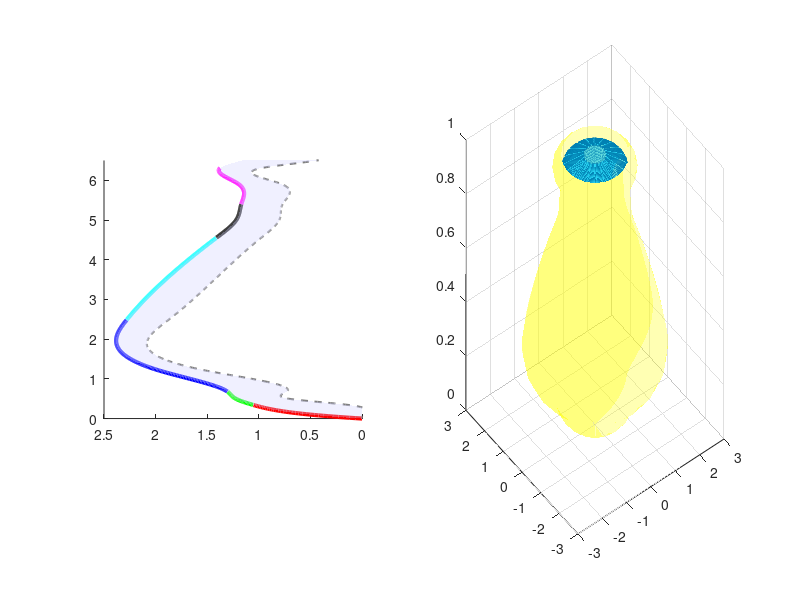

Write MATLAB code to recreate this figure.
% andresRodriguez.m
% Hace un sólido de revolución a partir de la curva dada por un array de puntos. Se crea creará dos figuras, una en 2D y la otra en 3D.
% Andrés Rodríguez Cantú
clear; clc; clf;

GROSOR = 0.4;
DENSIDADVIDRIO = 2.5; % g/cm^3

POriginalX = [
    0.0000000000000; % Cx
    0.0515357772680; % Dx
    0.3439711588273; % Ex
    0.5080930566412; % Fx
    0.6811670579721; % Gx
    1.2011478129278; % Hx
    2.4876823553471; % Ix
    4.5567935652025; % Jx
    5.0173568921342; % Kx
    5.3982073355585; % Lx
    5.9207695718849; % Mx
    6.3104770023656; % Nx
    6.4344748211550; % Ox
    6.5319016787751; % Px
];

POriginalY = [
    0.0000000000000; % Cy
    0.2892149394660; % Dy
    1.0561118074327; % Ey
    1.2306778260165; % Fy
    1.3052786886592; % Gy
    1.9549928697846; % Hy
    2.2797191365011; % Iy
    1.4095374520525; % Jy
    1.2146837368122; % Ky
    1.1703988015303; % Ly
    1.2058267497558; % My
    1.3741095038270; % Ny
    1.2545401785659; % Oy
    1.1039713986074; % Py
];

% % PDELTAY
% PDeltaY = POriginalY-GROSOR;
m = gradient(POriginalY, POriginalX);
caida_vertical = GROSOR .* sqrt(1 + m.^2);
PDeltaY = POriginalY - caida_vertical;
PDeltaY = max(0, PDeltaY);

hold on; 
delta = 0.01;
x = zeros(1, numel(POriginalX)); % [POriginalX(1), ... POriginalX(14)]
y = zeros(1, numel(POriginalY)); % [POriginalY(1), ... POriginalY(14)]
for k = 1:numel(POriginalX)
    x(k) = POriginalX(k);
    y(k) = POriginalY(k);
end
xALL = POriginalX(1):delta:POriginalX(14);
yALL = spline(x,y,xALL);

x1 = POriginalX(1):delta:POriginalX(3);
y1 = spline(x,y,x1);

x2 = POriginalX(3):delta:POriginalX(5);
y2 = spline(x,y,x2);

x3 = POriginalX(5):delta:POriginalX(7);
y3 = spline(x,y,x3);

x4 = POriginalX(7):delta:POriginalX(8);
y4 = spline(x,y,x4);

x5 = POriginalX(8):delta:POriginalX(10);
y5 = spline(x,y,x5);

x6 = POriginalX(10):delta:POriginalX(12);
y6 = spline(x,y,x6);

x7 = POriginalX(12):delta:POriginalX(14);
y7 = spline(x,y,x7);

% PLOT 2D
subplot(1,2,1);
hold on;
plot(x1, y1, 'r', 'LineWidth', 3);
plot(x2, y2, 'g', 'LineWidth', 3);
plot(x3, y3, 'b', 'LineWidth', 3);
plot(x4, y4, 'c', 'LineWidth', 3);
plot(x5, y5, 'k', 'LineWidth', 3);
plot(x6, y6, 'm', 'LineWidth', 3);
plot(x7, y7, 'w', 'LineWidth', 3);
xlim([0 6.5]);
ylim([0 2.5]);
camroll(90);
hold off;

% PLOT 2D DELTA
subplot(1,2,1);
hold on;
plot(xALL, spline(x,PDeltaY,xALL), '--', 'Color', [0.5 0.5 0.5], 'LineWidth', 1.5);
% rellenar área entre original y desplazada para visualizar grosor
yy1 = yALL;
yy2 = spline(x,PDeltaY,xALL);
fill([xALL, fliplr(xALL)], [yy1, fliplr(yy2)], [0.8 0.8 1], 'FaceAlpha', 0.3, 'EdgeColor', 'none');
xlim([0 6.5]);
ylim([0 2.5]);
hold off;

% PLOT 3D 
subplot(1, 2, 2);
xlim([0 6.5]);
ylim([0 2.5]);
cylinder(yALL);
% colorear el cilindro resultante de la revolución en amarillo con 30% de opacidad
h = findobj(gca, 'Type', 'surface'); 
if ~isempty(h)
    for k = 1:numel(h)
        set(h(k), ...
            'FaceColor', [1 1 0], ...
            'FaceAlpha', 0.3, ...
            'EdgeColor', 'none');
    end
end

% PLOT 3D DELTA
subplot(1, 2, 2);
hold on;
hBefore = findobj(gca, 'Type', 'surface');
cylinder(spline(x, PDeltaY, xALL));
hAll = findobj(gca, 'Type', 'surface');
hDelta = setdiff(hAll, hBefore); 
if ~isempty(hDelta)
    for k = 1:numel(hDelta)
        set(hDelta(k), ...
            'FaceColor', [0 0.8 1], ...
            'FaceAlpha', 0.6, ...
            'EdgeColor', [0 0.5 0.7], ... 
            'LineWidth', 0.5);
    end
end


% Ecuaciones de puntos originales
P1 = vander(POriginalX(1:3))\POriginalY(1:3);
P2 = vander(POriginalX(3:5))\POriginalY(3:5);
P3 = vander(POriginalX(5:7))\POriginalY(5:7);
P4 = vander(POriginalX(7:8))\POriginalY(7:8);
P5 = vander(POriginalX(8:10))\POriginalY(8:10);
P6 = vander(POriginalX(10:12))\POriginalY(10:12);
P7 = vander(POriginalX(12:14))\POriginalY(12:14);
f1 = @(x) pi*((P1(1)*x.^2 + P1(2)*x + P1(3)).^2);
f2 = @(x) pi*((P2(1)*x.^2 + P2(2)*x + P2(3)).^2);
f3 = @(x) pi*((P3(1)*x.^2 + P3(2)*x + P3(3)).^2);
f4 = @(x) pi*((P4(1)*x + P4(2)).^2);
f5 = @(x) pi*((P5(1)*x.^2 + P5(2)*x + P5(3)).^2);
f6 = @(x) pi*((P6(1)*x.^2 + P6(2)*x + P6(3)).^2);
f7 = @(x) pi*((P7(1)*x.^2 + P7(2)*x + P7(3)).^2);
v1 = integral(f1, POriginalX(1), POriginalX(3));
v2 = integral(f2, POriginalX(3), POriginalX(5));
v3 = integral(f3, POriginalX(5), POriginalX(7));
v4 = integral(f4, POriginalX(7), POriginalX(8));
v5 = integral(f5, POriginalX(8), POriginalX(10));
v6 = integral(f6, POriginalX(10), POriginalX(12));
v7 = integral(f7, POriginalX(12), POriginalX(14));

VOriginal = v1 + v2 + v3 + v4 + v5 + v6 + v7;

% Ecuaciones del desfase
P1 = vander(POriginalX(1:3))\PDeltaY(1:3);
P2 = vander(POriginalX(3:5))\PDeltaY(3:5);
P3 = vander(POriginalX(5:7))\PDeltaY(5:7);
P4 = vander(POriginalX(7:8))\PDeltaY(7:8);
P5 = vander(POriginalX(8:10))\PDeltaY(8:10);
P6 = vander(POriginalX(10:12))\PDeltaY(10:12);
P7 = vander(POriginalX(12:14))\PDeltaY(12:14);
f1 = @(x) pi*((P1(1)*x.^2 + P1(2)*x + P1(3)).^2);
f2 = @(x) pi*((P2(1)*x.^2 + P2(2)*x + P2(3)).^2);
f3 = @(x) pi*((P3(1)*x.^2 + P3(2)*x + P3(3)).^2);
f4 = @(x) pi*((P4(1)*x + P4(2)).^2);
f5 = @(x) pi*((P5(1)*x.^2 + P5(2)*x + P5(3)).^2);
f6 = @(x) pi*((P6(1)*x.^2 + P6(2)*x + P6(3)).^2);
f7 = @(x) pi*((P7(1)*x.^2 + P7(2)*x + P7(3)).^2);
v1 = integral(f1, POriginalX(1), POriginalX(3));
v2 = integral(f2, POriginalX(3), POriginalX(5));
v3 = integral(f3, POriginalX(5), POriginalX(7));
v4 = integral(f4, POriginalX(7), POriginalX(8));
v5 = integral(f5, POriginalX(8), POriginalX(10));
v6 = integral(f6, POriginalX(10), POriginalX(12));
v7 = integral(f7, POriginalX(12), POriginalX(14));

VDelta = v1 + v2 + v3 + v4 + v5 + v6 + v7;
VTotal = VOriginal-VDelta;
masa = DENSIDADVIDRIO*VTotal;

fprintf('El volúmen de nuestro objeto es %.4f cm^3\nY la masa es %.4f g\n', VTotal, masa);
